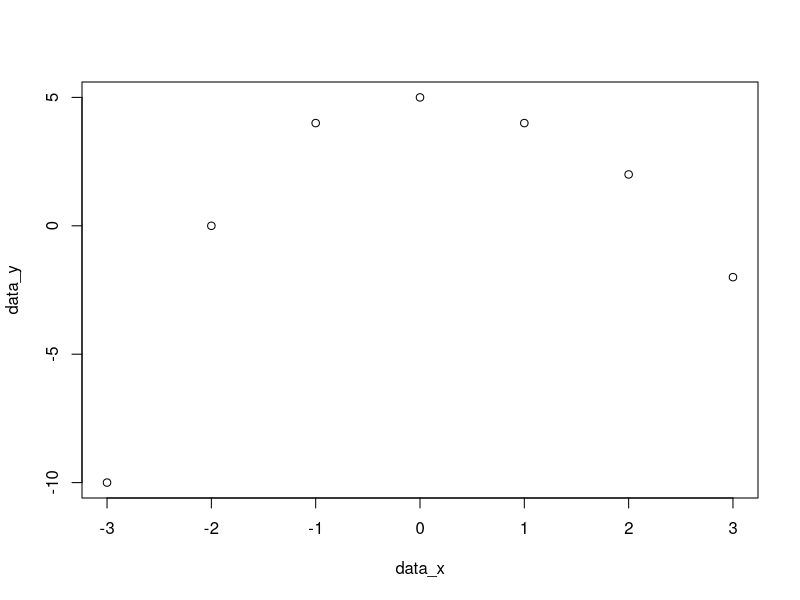

Write the R code that produced this figure.
data_x <-c(-3,-2,-1,0,1,2,3)
data_y <- c(-10,0,4,5,4,2,-2)
plot(data_x, data_y)
d<-matrix(c(7,0,28,0,28,0,28,0,196),nrow=3)
d_inv <- solve(d)
X_transp <- matrix(c(1,1,1,1,1,1,1,-3,-2,-1,0,1,2,3,9,4,1,0,1,4,9),nrow=3,byrow=T)
X_transp
##   a%*%b  --matrix multiplication for matrices a and b (in specified order)
temp <- d_inv%*%X_transp
Y <- matrix (c(data_y), nrow = 7)
beta_hat <- temp %*%Y
beta_hat
Q_e <-0
for (i in 1:7)
{
  Q_e <- Q_e+ (data_y[i]-beta_hat[1,1]-beta_hat[2,1]*data_x[i]-beta_hat[3,1]*data_x[i]*data_x[i])* (data_y[i]-beta_hat[1,1]-beta_hat[2,1]*data_x[i]-beta_hat[3,1]*data_x[i]*data_x[i])
}
y_pred <- c()
for (i in 1:7)
{
  y_pred[i] <- beta_hat[1,1]+beta_hat[2,1]*data_x[i]+beta_hat[3,1]*data_x[i]*data_x[i]
}
y_pred
s <-Q_e/(7-2-1)  #s^2 - смотри конспект
alpha <- 0.05
beta_hat[1,1]-qt(1-alpha/2,7-2-1)*sqrt(s)*sqrt(d_inv[1,1])
beta_hat[1,1]+qt(1-alpha/2,7-2-1)*sqrt(s)*sqrt(d_inv[1,1])
beta_hat[2,1]-qt(1-alpha/2,7-2-1)*sqrt(s)*sqrt(d_inv[2,2])
beta_hat[2,1]+qt(1-alpha/2,7-2-1)*sqrt(s)*sqrt(d_inv[2,2])
beta_hat[3,1]-qt(1-alpha/2,7-2-1)*sqrt(s)*sqrt(d_inv[3,3])
beta_hat[3,1]+qt(1-alpha/2,7-2-1)*sqrt(s)*sqrt(d_inv[3,3])